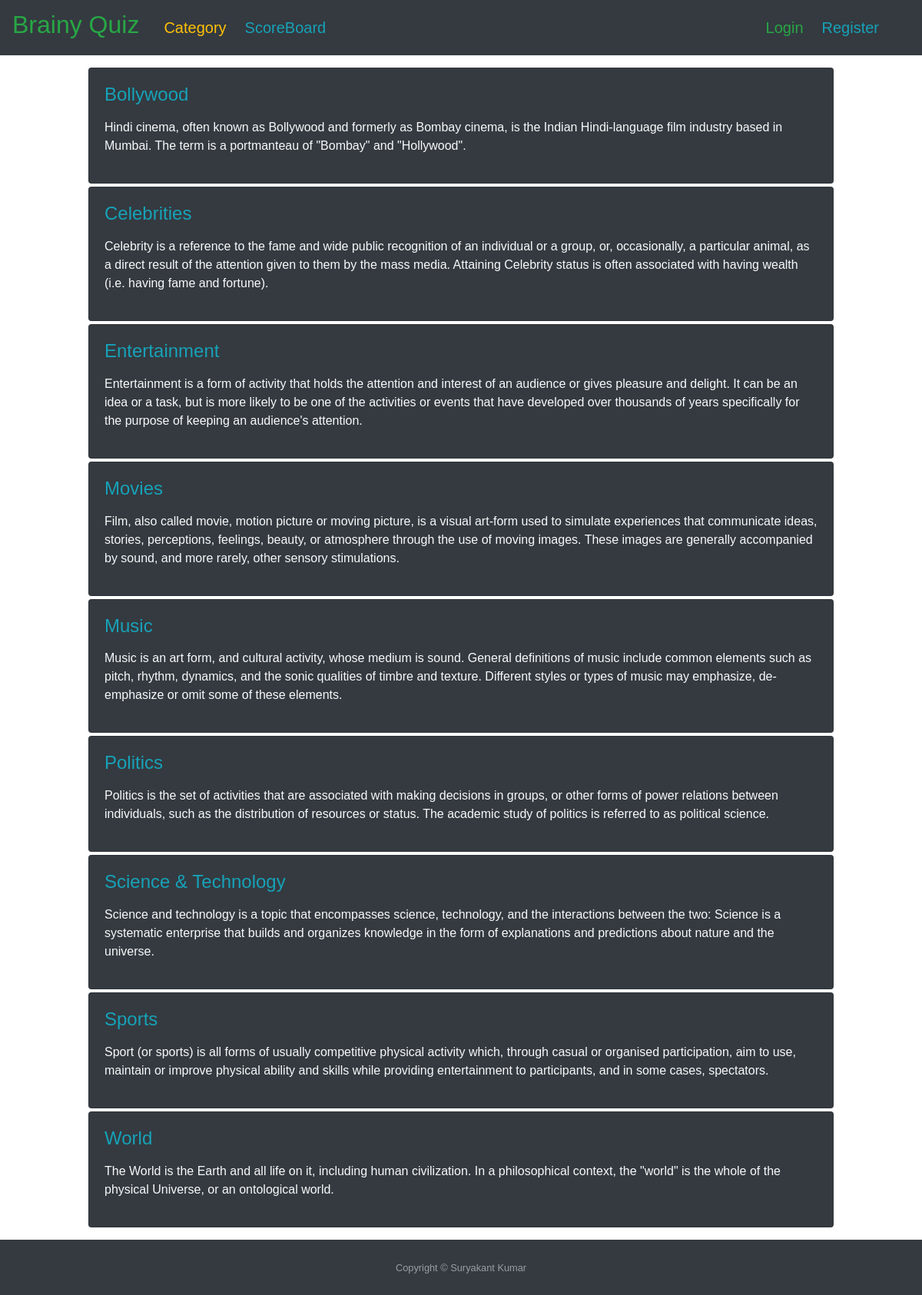
The page /category/ on the database its author committed.
### quiz/models.py (models this page shows, shortened)
class Category(models.Model):
    title = models.CharField(max_length=40)
    description = models.TextField(max_length=1000, blank=True, null=True)
    class Meta:
        ordering = ['title']

### quiz/views.py (the view)
# urls.py: path('category/', views.category_list_view, name='category-list'),
def category_list_view(request):
    objects = Category.objects.all()
    template = 'quiz/category_list.html'
    context = {"title": 'QuizApp - Categories',
               "categories": objects}
    return render(request, template, context)

### quiz/templates/quiz/category_list.html (shortened to what this page needs)
{% extends 'base.html' %}
{% block content %}
<div class="col-12 col-md-10 mb-3 mx-auto mt-3">
    {% for category in categories %}
    <div class="card bg-dark text-light mb-1">
        <div class="card-body">
            <a href="{% url 'category-detail' category.id %}">
                <h4 class="card-title text-info">
                    {{ category.title }}
                </h4>
            </a>
            <p class="card-text">
                {{ category.description|linebreaks }}
            </p>
        </div>
    </div>
    {% endfor %}
</div>
{% endblock %}

### rows shown on the page
Category: title "Bollywood", description "Hindi cinema, often known as Bollywood and formerly as Bombay cinema, is the Indian Hindi-language film industry based in Mumbai. The term is a portmanteau of \"Bombay\" and \"Hollywood\"."
Category: title "Celebrities", description "Celebrity is a reference to the fame and wide public recognition of an individual or a group, or, occasionally, a particular animal, as a direct result of the attention given to them by the mass media. Attaining Celebrity status is often associated with having wealth (i.e. having fame and fortune)."
Category: title "Entertainment", description "Entertainment is a form of activity that holds the attention and interest of an audience or gives pleasure and delight. It can be an idea or a task, but is more likely to be one of the activities or events that have developed over thousands of years specifically for the purpose of keeping an audience's attention."
Category: title "Movies", description "Film, also called movie, motion picture or moving picture, is a visual art-form used to simulate experiences that communicate ideas, stories, perceptions, feelings, beauty, or atmosphere through the use of moving images. These images are generally accompanied by sound, and more rarely, other sensory stimulations."
Category: title "Music", description "Music is an art form, and cultural activity, whose medium is sound. General definitions of music include common elements such as pitch, rhythm, dynamics, and the sonic qualities of timbre and texture. Different styles or types of music may emphasize, de-emphasize or omit some of these elements."
Category: title "Politics", description "Politics is the set of activities that are associated with making decisions in groups, or other forms of power relations between individuals, such as the distribution of resources or status. The academic study of politics is referred to as political science."
Category: title "Science & Technology", description "Science and technology is a topic that encompasses science, technology, and the interactions between the two: Science is a systematic enterprise that builds and organizes knowledge in the form of explanations and predictions about nature and the universe."
Category: title "Sports", description "Sport (or sports) is all forms of usually competitive physical activity which, through casual or organised participation, aim to use, maintain or improve physical ability and skills while providing entertainment to participants, and in some cases, spectators."
Category: title "World", description "The World is the Earth and all life on it, including human civilization. In a philosophical context, the \"world\" is the whole of the physical Universe, or an ontological world."
